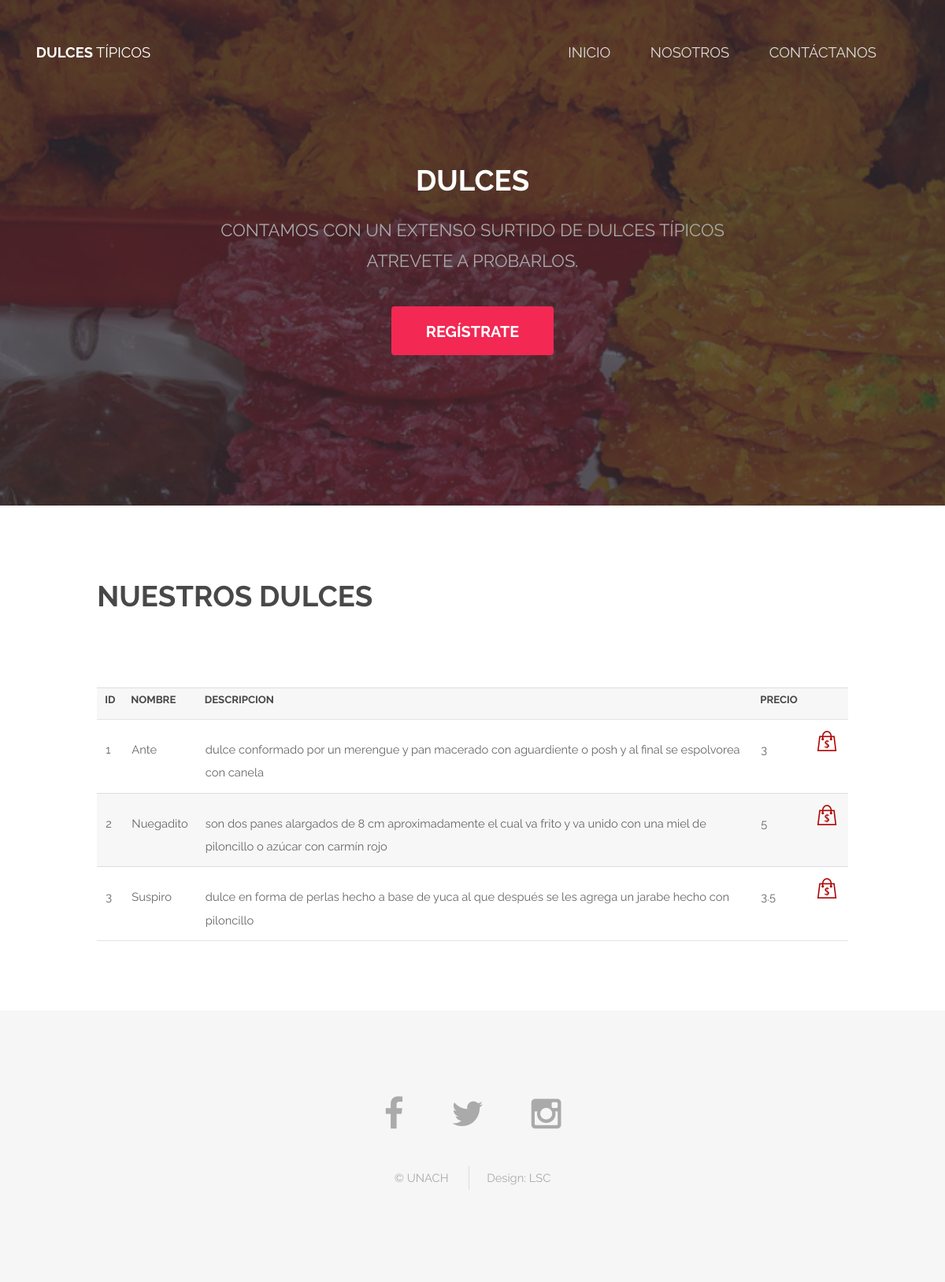
The page / on the database its author committed.
### tables this page shows
create table Dulces(Id int NOT NULL AUTO_INCREMENT PRIMARY KEY, Nombre varchar(150),Descripcion Varchar(250),Tipo Int, Precio float, Existencia Int, Imagen varchar(150));

### index.php (the view, shortened to what this page needs)
<!DOCTYPE html>
<html lang="es">
	<head>
		<link rel="stylesheet" href="assets/css/main.css" />
	</head>
	<body class="landing">
			<header id="header" class="alt">
				<h1><strong><a href="index.php">Dulces</a></strong> típicos</h1>
				<nav id="nav">
					<ul>
						<li><a href="index.php">Inicio</a></li>
						<li><a href="nosotros.php">Nosotros</a></li>
						<li><a href="contactanos.php">Contáctanos</a></li>
					</ul>
				</nav>
			</header>
			<section id="banner">
				<h2>Dulces</h2>
				<p>Contamos con un extenso surtido de dulces típicos<br /> atrevete a probarlos.</p>
				<ul class="actions">
					<li><a href="login.php" class="button special big">Regístrate</a></li>
				</ul>
			</section>
				<section id="three" class="wrapper style1">
					<div class="container">
						<header class="major special">
							<h2>Nuestros dulces</h2>
						</header>
						<div>
						<table>
							<tr>
								<th>ID</th>
								<th>NOMBRE</th>
								<th>DESCRIPCION</th>
								<th>PRECIO</th>
								<th></th>
							</tr>
							<?php
							 include_once 'conexion.php';
							 $mysqlConexion=new mysqli($hostDb,$usuarioDb,$claveDb,$nombreDb);
							 $sqlQuery="SELECT * FROM Dulces";
							 $resultado=$mysqlConexion->query($sqlQuery);
							 while($row=$resultado->fetch_assoc())
							 {
								 ?>
								 <tr>
								 <td><?php echo $row["Id"]; ?>  </td>
								 <td><?php echo $row["Nombre"]; ?> </td>
								 <td><?php echo $row["Descripcion"]; ?> </td>
								 <td><?php echo $row["Precio"]; ?> </td>
								 <td align="center"><a href=""><img src="images/Comprar.png" align="EDIT" /></a></td>
								 </tr>
								 <?php
							 }
							?>
						</table>
						</div>
					</div>
				</section>
			<footer id="footer">
				<div class="container">
					<ul class="icons">
						<li><a href="#" class="icon fa-facebook"></a></li>
						<li><a href="#" class="icon fa-twitter"></a></li>
						<li><a href="#" class="icon fa-instagram"></a></li>
					</ul>
					<ul class="copyright">
						<li>&copy; UNACH</li>
						<li>Design: <a href="#">LSC</a></li>
					</ul>
				</div>
			</footer>
	</body>
</html>

### rows shown on the page
dulces: Id "1", Nombre "Ante", Descripcion "dulce conformado por un merengue y pan macerado con aguardiente o posh y al final se espolvorea con canela", Precio "3"
dulces: Id "2", Nombre "Nuegadito", Descripcion "son dos panes alargados de 8 cm aproximadamente el cual va frito y va unido con una miel de piloncillo o azúcar con carmín rojo", Precio "5"
dulces: Id "3", Nombre "Suspiro", Descripcion "dulce en forma de perlas hecho a base de yuca al que después se les agrega un jarabe hecho con piloncillo", Precio "3.5"
